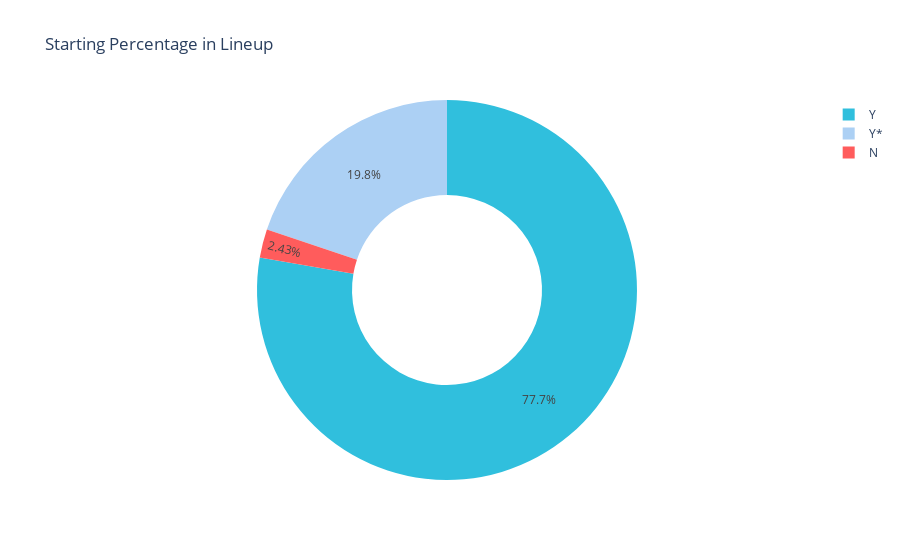

Write notebook code for a chart like this one.
### Code cell
#agrupamos
start= df.groupby('Start')['Goal'].sum().reset_index()

#Y = yes, N = No, Y* = yes y capitán
#graficamos
fig= px.pie(start, values='Goal',names='Start', title='Starting Percentage in Lineup',
            color=['N','Y','Y*'],
            color_discrete_map= {'N':'#FF5C5C',
                                 'Y': '#30BFDD',
                                 'Y*': '#ACD0F4'},
            hole=0.5)
fig.show()

### Figure 1 — Plotly figure (JSON) as saved in the notebook; plotly's stock layout.template omitted (floating-point values rounded to 4 significant figures)
{"data": [{"customdata": [["N"], ["Y"], ["Y*"]], "domain": {"x": [0, 1], "y": [0, 1]}, "hole": 0.5, "hovertemplate": "Start=%{label}<br>Goal=%{value}<br>color=%{customdata[0]}<extra></extra>", "labels": ["N", "Y", "Y*"], "legendgroup": "", "marker": {"colors": ["#FF5C5C", "#30BFDD", "#ACD0F4"]}, "name": "", "showlegend": true, "type": "pie", "values": [22, 705, 180]}], "layout": {"legend": {"tracegroupgap": 0}, "title": {"text": "Starting Percentage in Lineup"}}}
